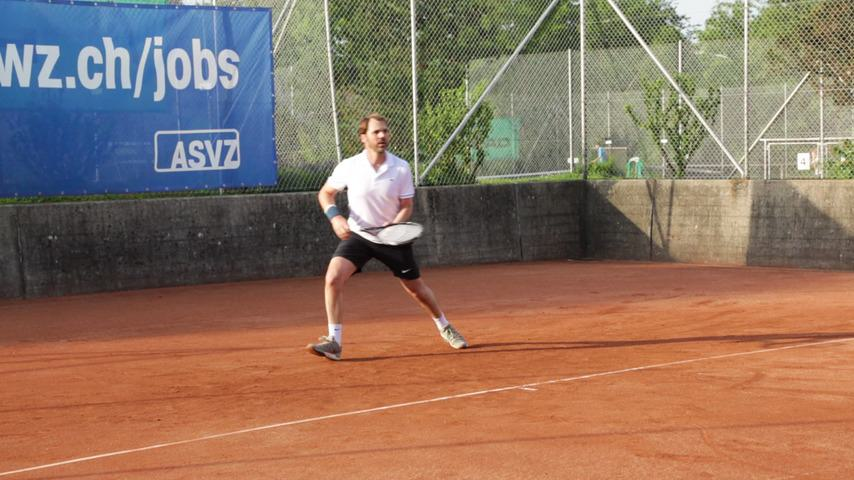
#> input picture data/building/building1/ref/00000.jpg, 854 x 480 px
$ python object_edit.py --rgb_img ../data/building/building1/ref/00000.jpg --seg_img ../data/building/building1/ref/IMG_4287_bg1.jpg --output out.png --function remove
#> lines starting #> are read from the running program, lines starting #| are printed output that depends on the picture
import argparse
import os
import cv2
import numpy as np


class BaseRemover:
    # [35 lines left out: functions __init__, _get_mask, _calculate_bbox, not called in this run]


class ObjectRemover(BaseRemover):
    """原始物体移除功能"""

    # [11 lines left out: function process, not called in this run]


class ObjectMover(BaseRemover):
    """物体移动"""

    # [109 lines left out: functions __init__, process, _capture_object, _move_object, not called in this run]


class DynamicObjectProcessor:
    def __init__(self, rgb_path, seg_path, output_dir, function_type):
        self.rgb_path = rgb_path
        self.seg_path = seg_path
        self.output_dir = output_dir
        self.function_type = function_type

        # 初始化图像
        self._load_images()
        os.makedirs(self.output_dir, exist_ok=True)
        self._save_original()

        # 初始化功能模块
        self.processor = self._init_processor()
        self.target_coord = None

    def _load_images(self):
        bgr_img = cv2.imread(self.rgb_path)
#> bgr_img is the input picture: shape (480, 854, 3); mean B, G, R 96.9, 114.5, 141.8
        if bgr_img is None:
            raise ValueError("无法读取原始图像")
        self.rgb_img = cv2.cvtColor(bgr_img, cv2.COLOR_BGR2BGRA)

        self.seg_img = cv2.imread(self.seg_path, cv2.IMREAD_GRAYSCALE)
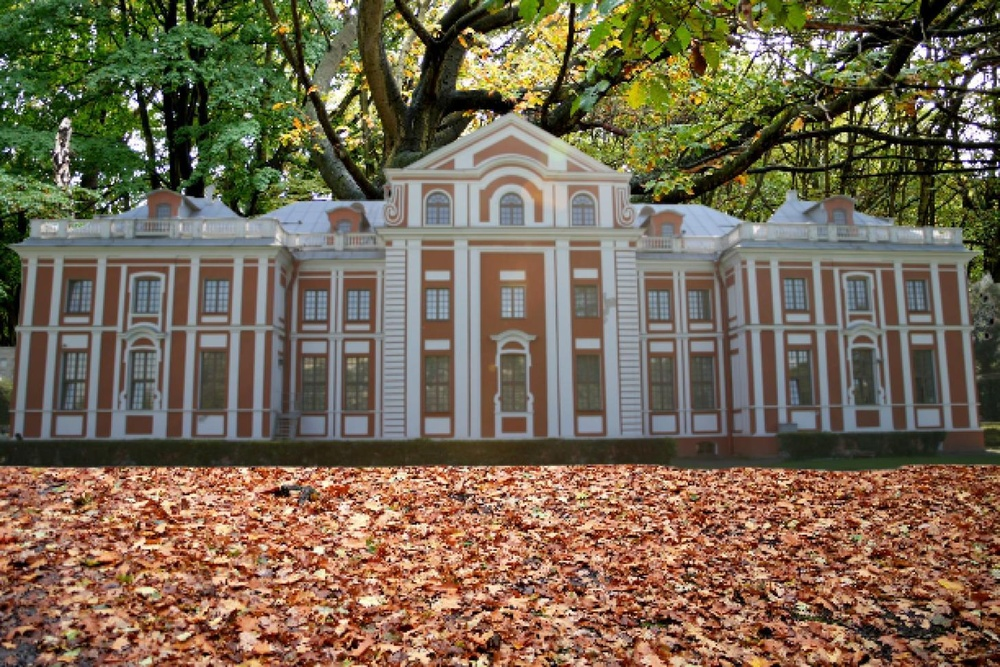
#> input picture data/building/building1/ref/IMG_4287_bg1.jpg, 1000 x 667 px, shrunk from 1458 x 972 before the run
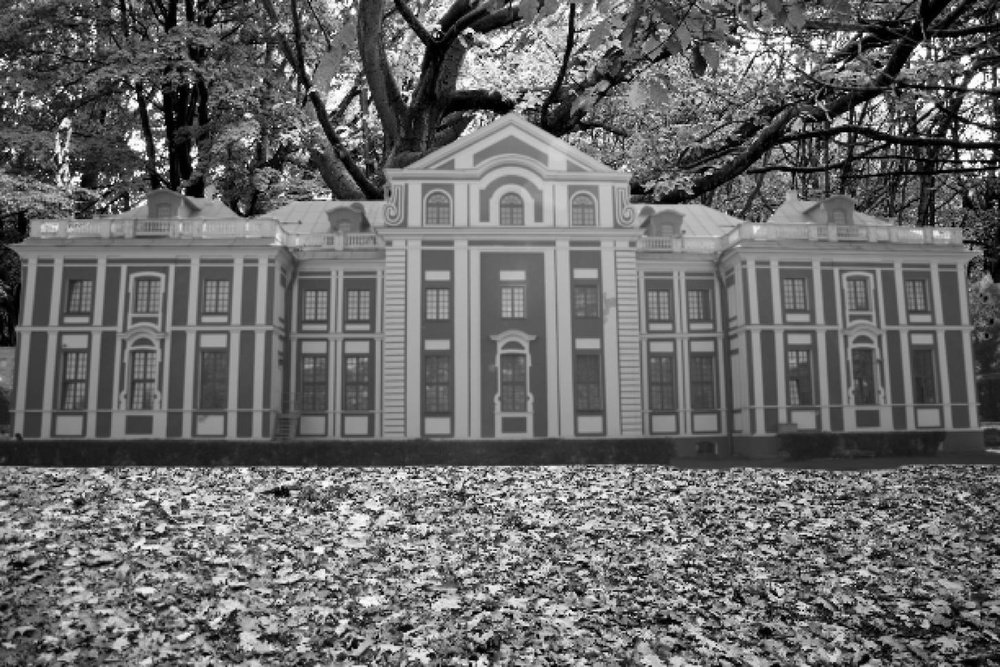
#> self.seg_img: shape (667, 1000); min 0, max 255, mean 105.4
        if self.seg_img is None:
            raise ValueError("无法读取分割图像")

        if self.rgb_img.shape[:2] != self.seg_img.shape:
#> (the run stopped early here; a loop or call above may not have finished)
